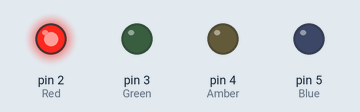
This sketch was run on a simulated Arduino Uno, built with avr-gcc and run on an emulated ATmega328P. Parts: output pins drawn as LEDs (lit = HIGH).

Above: at 0.7 s.
At 11.2 s:
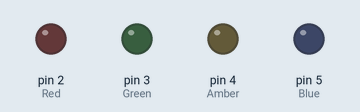
At 18.7 s:
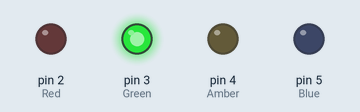
At 24.7 s:
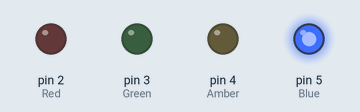
At 48.7 s:
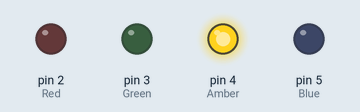
Timing chart, 0 to 50.7 s (numbered marks = the images above):
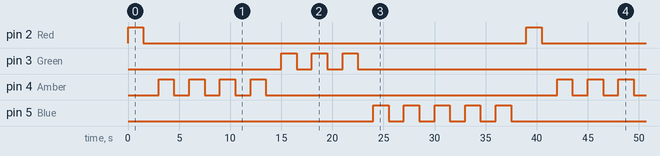

The sketch:

Project1.ino
```cpp
int Red=2;
int Amber=4;
int Green=3;
int Blue=5;

void setup() {

  /*pinMode(Red,OUTPUT);
    pinMode(Amber,OUTPUT);
      pinMode(Green,OUTPUT);
        pinMode(Blue,OUTPUT);*/

       SETUP();
}

void loop() {
  // put your main code here, to run repeatedly:
         RED();
        AMBER();
        GREEN();
        BLUE();
}
```

AMBER.ino
```cpp
void AMBER(){
int y=1;
while(y<=4){
digitalWrite(Amber,HIGH);
delay(1500);
digitalWrite(Amber,LOW);
delay(1500);
y++;
}
}
```

BLUE.ino
```cpp
void BLUE(){
int a=1;
while(a<=5){
digitalWrite(Blue,HIGH);
delay(1500);
digitalWrite(Blue,LOW);
delay(1500);
a++;
}
}
```

GREEN.ino
```cpp
void GREEN(){

for(int z=1;z<=3;z++){
digitalWrite(Green,HIGH);
delay(1500);
digitalWrite(Green,LOW);
delay(1500);
}
}
```

RED.ino
```cpp
void RED(){
  for(int x=1;x<=2;x++)
digitalWrite(Red,HIGH);
delay(1500);
digitalWrite(Red,LOW);
delay(1500);
}
```

SETUP.ino
```cpp
void SETUP(){
  pinMode(Red,OUTPUT);
    pinMode(Amber,OUTPUT);
      pinMode(Green,OUTPUT);
        pinMode(Blue,OUTPUT);
}
```

Measured:
- by itself, pin 2 (Red): alternates HIGH for 1.5 s and LOW for 37.5 s
- by itself, pin 3 (Green): repeats every 39.0 s: 2 × (LOW 1.5 s, HIGH 1.5 s), LOW 31.5 s, HIGH 1.5 s
- by itself, pin 4 (Amber): repeats every 39.0 s: 3 × (LOW 1.5 s, HIGH 1.5 s), LOW 28.5 s, HIGH 1.5 s
- by itself, pin 5 (Blue): repeats every 39.0 s: 4 × (LOW 1.5 s, HIGH 1.5 s), LOW 25.5 s, HIGH 1.5 s
